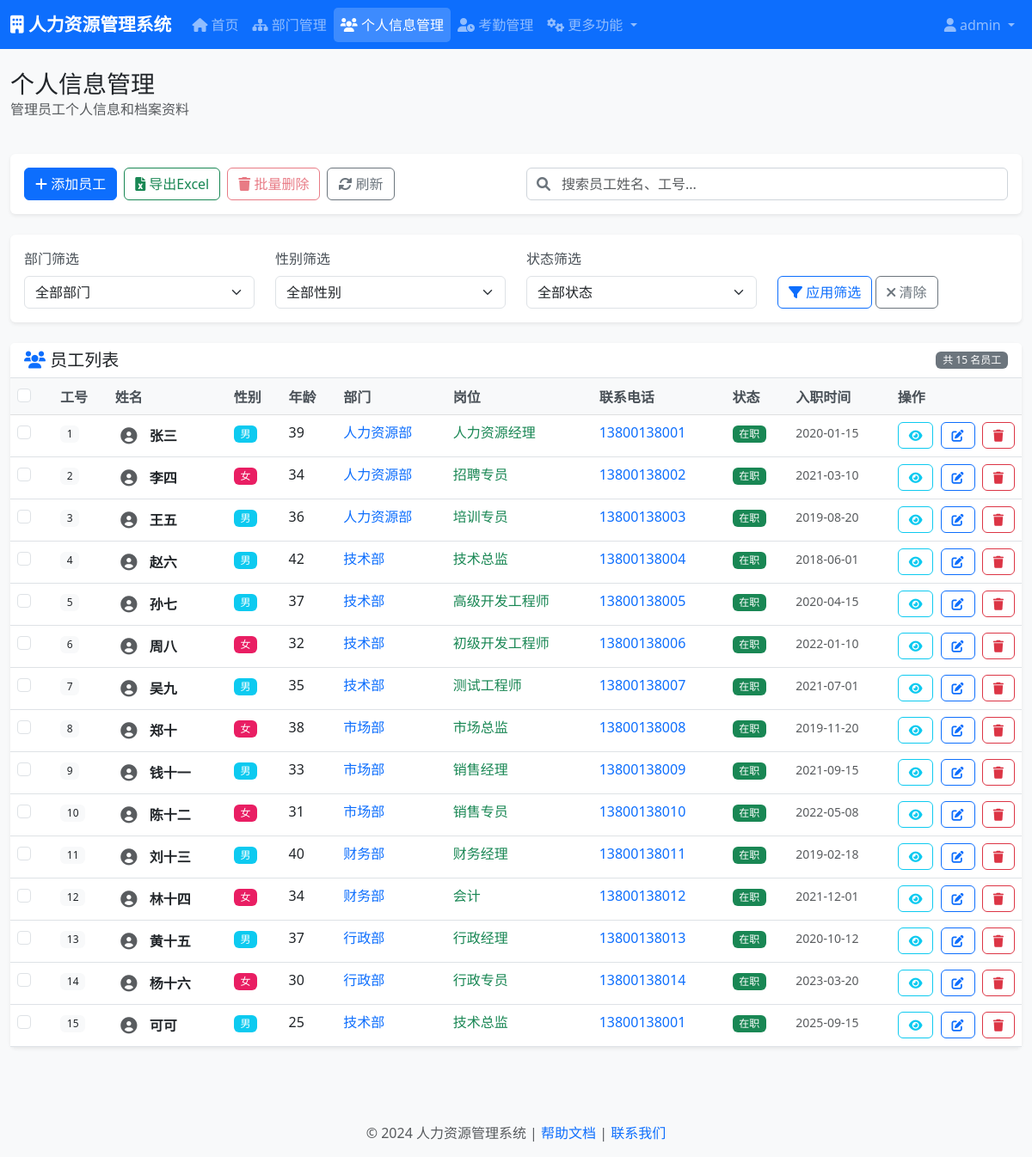
/personal/ (signed in), run on the app's committed database.
### personal/models.py (models this page shows, shortened)
class Personal(models.Model):
    GENDER_CHOICES = [
        (1, '男'),
        (2, '女'),
    ]
    EDUCATION_CHOICES = [
        (1, '小学'),
        (2, '初中'),
        (3, '高中'),
        (4, '中专'),
        (5, '大专'),
        (6, '本科'),
        (7, '硕士'),
        (8, '博士'),
    ]
    WORK_STATUS_CHOICES = [
        (1, '在职'),
        (2, '离职'),
        (3, '休假'),
        (4, '试用期'),
    ]
    name = models.CharField(max_length=255, verbose_name='员工姓名')
    gender = models.IntegerField(choices=GENDER_CHOICES, verbose_name='性别(1:男，2:女)')
    birthday = models.CharField(max_length=255, verbose_name='生日')
    phone = models.CharField(max_length=255, verbose_name='电话号码')
    age = models.IntegerField(verbose_name='年龄')
    email = models.EmailField(verbose_name='Email')
    identity = models.CharField(max_length=255, verbose_name='身份证号')
    education = models.IntegerField(choices=EDUCATION_CHOICES, verbose_name='学历')
    school = models.CharField(max_length=255, verbose_name='毕业院校')
    beginDate = models.CharField(max_length=255, verbose_name='入职日期')
    workStatus = models.IntegerField(choices=WORK_STATUS_CHOICES, verbose_name='工作状态')
    station = models.ForeignKey(Station, db_column='stationId', on_delete=models.CASCADE)
    class Meta:
        db_table = 't_personal'
        verbose_name = '员工表'

### station/models.py (models this page shows, shortened)
class Station(models.Model):
    stationName = models.CharField(max_length=50)
    description = models.TextField()
    department = models.ForeignKey(Department,db_column='departmentId', on_delete=models.CASCADE)
    class Meta:
        db_table = 't_station'

### department/models.py (models this page shows)
class Department(models.Model):
    departmentName = models.CharField(max_length=255, unique=True)
    description = models.TextField()
    class Meta:
        db_table = 't_department'

### personal/views.py (the view)
# urls.py: path('', personal_list, name='personal_list'),
@admin_required
def personal_list(request):
    personals = Personal.objects.all().order_by('id')
    departments = Department.objects.all().order_by('id')
    return render(request, 'personal/list.html', {
        'personals': personals,
        'departments': departments
    })

### templates/personal/list.html (shortened to what this page needs)
{% extends 'base.html' %}
{% load static %}
{% block page_title %}个人信息管理{% endblock %}
{% block page_description %}
<p class="text-muted">管理员工个人信息和档案资料</p>
{% endblock %}
{% block content %}
<div class="card mb-4">
    <div class="card-body">
        <div class="row align-items-center">
            <div class="col-md-6">
                <div class="d-flex gap-2">
                    <button type="button" class="btn btn-primary" data-bs-toggle="modal" data-bs-target="#addPersonalModal">
                        <i class="fas fa-plus"></i> 添加员工
                    </button>
                    <button type="button" class="btn btn-outline-success" onclick="exportExcel()">
                        <i class="fas fa-file-excel"></i> 导出Excel
                    </button>
                    <button type="button" class="btn btn-outline-danger" id="batchDeleteBtn" disabled>
                        <i class="fas fa-trash"></i> 批量删除
                    </button>
                    <button type="button" class="btn btn-outline-secondary" onclick="location.reload()">
                        <i class="fas fa-sync-alt"></i> 刷新
                    </button>
                </div>
            </div>
            <div class="col-md-6">
                <div class="search-box">
                    <input type="text" class="form-control" id="searchInput" placeholder="搜索员工姓名、工号...">
                    <i class="fas fa-search search-icon"></i>
                </div>
            </div>
        </div>
    </div>
</div>
<div class="card mb-4">
    <div class="card-body">
        <div class="row align-items-end">
            <div class="col-md-3">
                <label class="form-label">部门筛选</label>
                <select class="form-select" id="departmentFilter">
                    <option value="">全部部门</option>
                </select>
            </div>
            <div class="col-md-3">
                <label class="form-label">性别筛选</label>
                <select class="form-select" id="genderFilter">
                    <option value="">全部性别</option>
                </select>
            </div>
            <div class="col-md-3">
                <label class="form-label">状态筛选</label>
                <select class="form-select" id="statusFilter">
                    <option value="">全部状态</option>
                </select>
            </div>
            <div class="col-md-3">
                <button type="button" class="btn btn-outline-primary" onclick="applyFilters()">
                    <i class="fas fa-filter"></i> 应用筛选
                </button>
                <button type="button" class="btn btn-outline-secondary" onclick="clearFilters()">
                    <i class="fas fa-times"></i> 清除
                </button>
            </div>
        </div>
    </div>
</div>
<div class="card">
    <div class="card-header d-flex justify-content-between align-items-center">
        <h5 class="card-title mb-0">
            <i class="fas fa-users text-primary"></i> 员工列表
        </h5>
        <span class="badge bg-secondary">共 {{ personals.count }} 名员工</span>
    </div>
    <div class="card-body p-0">
        {% if personals %}
        <div class="table-responsive">
            <table class="table table-hover mb-0">
                <thead class="table-light">
                    <tr>
                        <th width="50">
                            <div class="form-check">
                                <input class="form-check-input" type="checkbox" id="selectAll">
                            </div>
                        </th>
                        <th>工号</th>
                        <th>姓名</th>
                        <th>性别</th>
                        <th>年龄</th>
                        <th>部门</th>
                        <th>岗位</th>
                        <th>联系电话</th>
                        <th>状态</th>
                        <th>入职时间</th>
                        <th width="150">操作</th>
                    </tr>
                </thead>
                <tbody>
                    {% for personal in personals %}
                    <tr data-id="{{ personal.id }}">
                        <td>
                            <div class="form-check">
                                <input class="form-check-input row-checkbox" type="checkbox" value="{{ personal.id }}">
                            </div>
                        </td>
                        <td>
                            <span class="badge bg-light text-dark">{{ personal.id }}</span>
                        </td>
                        <td>
                            <div class="d-flex align-items-center">
                                <div class="avatar-sm me-2">
                                    <i class="fas fa-user-circle text-muted"></i>
                                </div>
                                <strong>{{ personal.name }}</strong>
                            </div>
                        </td>
                        <td>
                            <span class="badge {% if personal.gender == 1 %}bg-info{% else %}bg-pink{% endif %}">
                                {% if personal.gender == 1 %}男{% else %}女{% endif %}
                            </span>
                        </td>
                        <td>{{ personal.age }}</td>
                        <td>
                            <span class="text-primary">{{ personal.station.department.departmentName|default:"未分配" }}</span>
                        </td>
                        <td>
                            <span class="text-success">{{ personal.station.stationName|default:"未分配" }}</span>
                        </td>
                        <td>
                            <a href="tel:{{ personal.phone }}" class="text-decoration-none">
                                {{ personal.phone }}
                            </a>
                        </td>
                        <td>
                            {% if personal.workStatus == 1 %}
                                <span class="badge bg-success">在职</span>
                            {% elif personal.workStatus == 2 %}
                                <span class="badge bg-warning">试用期</span>
                            {% else %}
                                <span class="badge bg-secondary">离职</span>
                            {% endif %}
                        </td>
                        <td>
                            <small class="text-muted">{{ personal.beginDate }}</small>
                        </td>
                        <td>
                            <div class="action-buttons">
                                <button type="button" class="btn btn-sm btn-outline-info"
                                        onclick="viewPersonal({{ personal.id }})"
                                        data-bs-toggle="tooltip" title="查看详情">
                                    <i class="fas fa-eye"></i>
                                </button>
                                <button type="button" class="btn btn-sm btn-outline-primary"
                                        onclick="editPersonal({{ personal.id }})"
                                        data-bs-toggle="tooltip" title="编辑">
                                    <i class="fas fa-edit"></i>
                                </button>
                                <button type="button" class="btn btn-sm btn-outline-danger"
                                        onclick="deletePersonal({{ personal.id }}, '{{ personal.name }}')"
                                        data-bs-toggle="tooltip" title="删除">
                                    <i class="fas fa-trash"></i>
                                </button>
                            </div>
                        </td>
                    </tr>
                    {% endfor %}
                </tbody>
            </table>
        </div>
        {% endif %}
    </div>
</div>
{% endblock %}

### static/css/style.css (style rules this page uses)
body { font-family: 'Microsoft YaHei', 'Segoe UI', Tahoma, Geneva, Verdana, sans-serif; background-color: #f8f9fa; }
.card { border: none; box-shadow: 0 0.125rem 0.25rem rgba(0, 0, 0, 0.075); transition: box-shadow 0.15s ease-in-out; }
.card-header { background-color: #fff; border-bottom: 1px solid #dee2e6; font-weight: 600; }
.table { background-color: white; }
.table th { background-color: #f8f9fa; border-top: none; font-weight: 600; color: #495057; }
.btn { border-radius: 6px; font-weight: 500; transition: all 0.3s ease; }
.btn-sm { padding: 0.25rem 0.75rem; font-size: 0.875rem; }
.form-control { border-radius: 6px; border: 1px solid #ced4da; transition: border-color 0.15s ease-in-out, box-shadow 0.15s ease-in-out; }
.form-label { font-weight: 500; color: #495057; }
.search-box { position: relative; }
.search-box .form-control { padding-left: 2.5rem; }
.search-box .search-icon { position: absolute; left: 0.75rem; top: 50%; transform: translateY(-50%); color: #6c757d; z-index: 5; }
.badge { font-weight: 500; }
.action-buttons { white-space: nowrap; }
.action-buttons .btn { margin-right: 0.25rem; }
.action-buttons .btn:last-child { margin-right: 0; }

### templates/personal/list.html (style rules this page uses)
.bg-pink { background-color: #e91e63 !important; }
.avatar-sm { width: 32px; height: 32px; display: flex; align-items: center; justify-content: center; font-size: 1.2rem; }

### data on the page
Personal: id "1", name "张三", gender "男", age "39", station.department.departmentName "人力资源部", station.stationName "人力资源经理", phone "13800138001", workStatus "在职", beginDate "2020-01-15"
Personal: id "2", name "李四", gender "女", age "34", station.department.departmentName "人力资源部", station.stationName "招聘专员", phone "13800138002", workStatus "在职", beginDate "2021-03-10"
Personal: id "3", name "王五", gender "男", age "36", station.department.departmentName "人力资源部", station.stationName "培训专员", phone "13800138003", workStatus "在职", beginDate "2019-08-20"
Personal: id "4", name "赵六", gender "男", age "42", station.department.departmentName "技术部", station.stationName "技术总监", phone "13800138004", workStatus "在职", beginDate "2018-06-01"
Personal: id "5", name "孙七", gender "男", age "37", station.department.departmentName "技术部", station.stationName "高级开发工程师", phone "13800138005", workStatus "在职", beginDate "2020-04-15"
Personal: id "6", name "周八", gender "女", age "32", station.department.departmentName "技术部", station.stationName "初级开发工程师", phone "13800138006", workStatus "在职", beginDate "2022-01-10"
Personal: id "7", name "吴九", gender "男", age "35", station.department.departmentName "技术部", station.stationName "测试工程师", phone "13800138007", workStatus "在职", beginDate "2021-07-01"
Personal: id "8", name "郑十", gender "女", age "38", station.department.departmentName "市场部", station.stationName "市场总监", phone "13800138008", workStatus "在职", beginDate "2019-11-20"
Personal: id "9", name "钱十一", gender "男", age "33", station.department.departmentName "市场部", station.stationName "销售经理", phone "13800138009", workStatus "在职", beginDate "2021-09-15"
Personal: id "10", name "陈十二", gender "女", age "31", station.department.departmentName "市场部", station.stationName "销售专员", phone "13800138010", workStatus "在职", beginDate "2022-05-08"
Personal: id "11", name "刘十三", gender "男", age "40", station.department.departmentName "财务部", station.stationName "财务经理", phone "13800138011", workStatus "在职", beginDate "2019-02-18"
Personal: id "12", name "林十四", gender "女", age "34", station.department.departmentName "财务部", station.stationName "会计", phone "13800138012", workStatus "在职", beginDate "2021-12-01"
Personal: id "13", name "黄十五", gender "男", age "37", station.department.departmentName "行政部", station.stationName "行政经理", phone "13800138013", workStatus "在职", beginDate "2020-10-12"
Personal: id "14", name "杨十六", gender "女", age "30", station.department.departmentName "行政部", station.stationName "行政专员", phone "13800138014", workStatus "在职", beginDate "2023-03-20"
Personal: id "15", name "可可", gender "男", age "25", station.department.departmentName "技术部", station.stationName "技术总监", phone "13800138001", workStatus "在职", beginDate "2025-09-15"

### other printed values
{{ request.session.username }} "admin"
{{ personals.count }} "15"
